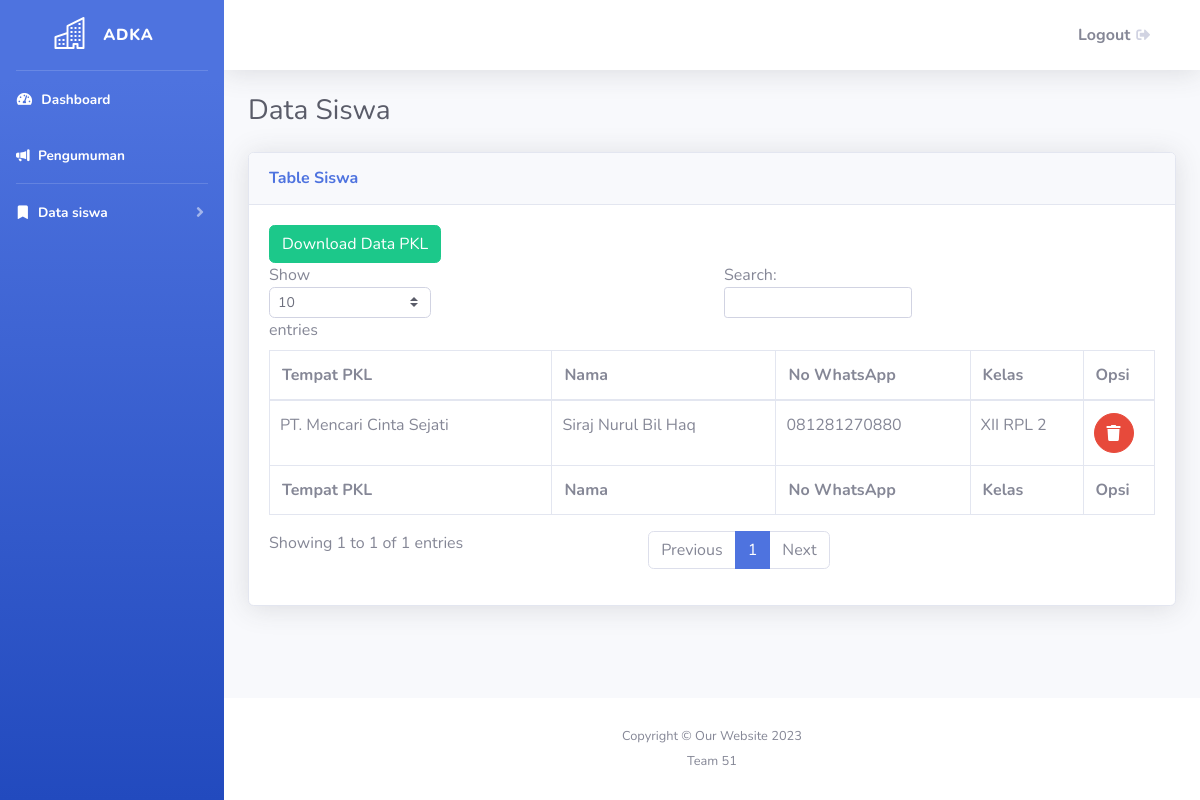
Page /public/pkl/data (signed in) on the earlier database version.
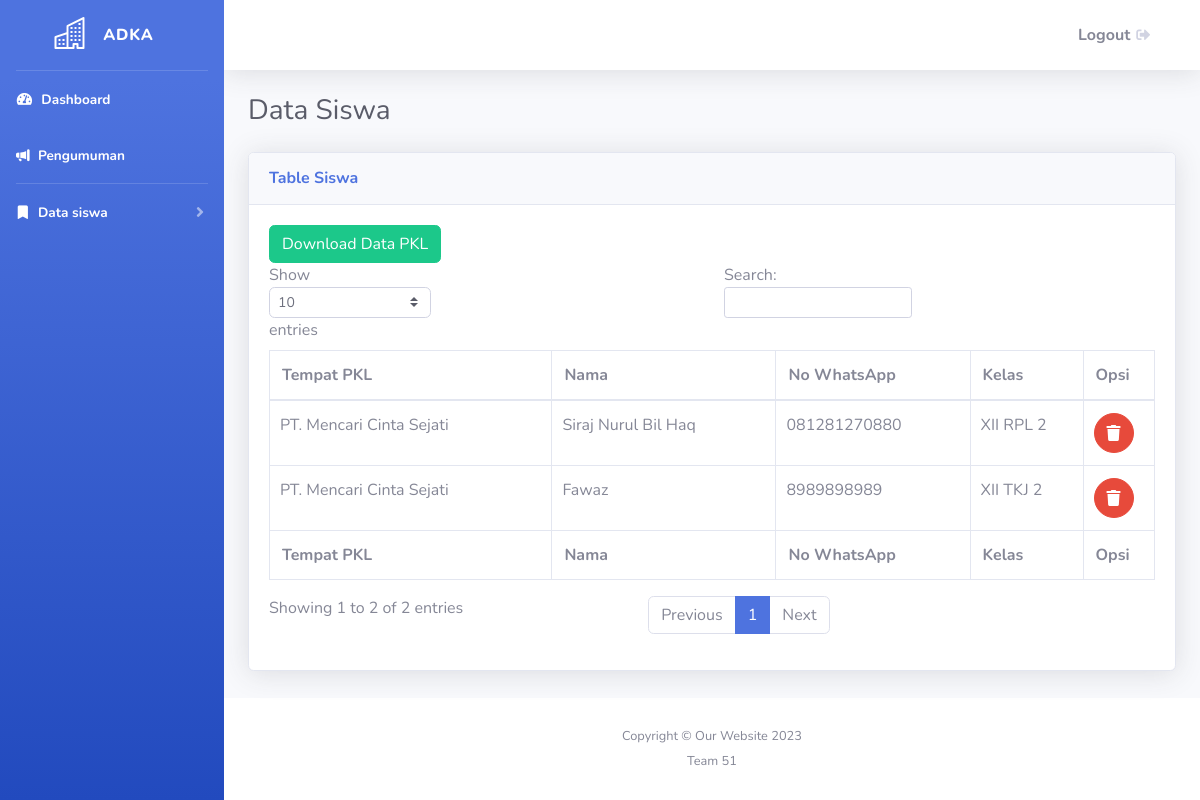
Same page on the later database version.
### tables this page shows
CREATE TABLE `tbl_pkl_daftar` (
  `id_daftar` int(11) NOT NULL,
  `id_info` int(11) NOT NULL,
  `id_siswa` int(11) NOT NULL
);

CREATE TABLE `tbl_sas_pkl` (
  `id_info` int(11) NOT NULL,
  `id_admin` int(11) NOT NULL,
  `title_info` varchar(50) NOT NULL,
  `deks_info` varchar(50) NOT NULL,
  `jml_pendaftar` int(11) NOT NULL,
  `created_by` int(11) NOT NULL,
  `created_at` timestamp NOT NULL DEFAULT current_timestamp()
);

CREATE TABLE `tbl_sas_siswa` (
  `id_siswa` int(11) NOT NULL,
  `name_siswa` varchar(50) NOT NULL,
  `nisn_siswa` varchar(10) NOT NULL,
  `address_siswa` varchar(255) NOT NULL,
  `noWA_siswa` varchar(255) NOT NULL,
  `id_jurusan` int(11) NOT NULL,
  `rombel_siswa` varchar(20) NOT NULL,
  `jurusan_siswa` varchar(50) NOT NULL,
  `foto_siswa` longblob NOT NULL,
  `status_siswa_active` tinyint(1) NOT NULL DEFAULT 1,
  `created_at` timestamp NOT NULL DEFAULT current_timestamp(),
  `updated_at` timestamp NOT NULL DEFAULT current_timestamp(),
  `created_by` int(11) DEFAULT NULL,
  `updated_by` int(11) DEFAULT NULL
);

### app/core/Controller.php (called while the page is built, shortened)
<?php
class Controller {
    public function view($view, $data = [])
    {
        require_once '../app/views/' . $view . '.php';
    }
    public function model($model)
    {
        return new $model;
    }
}

### app/controllers/Pkl.php (called while the page is built, shortened)
<?php
class Pkl extends Controller {
    public function data()
    {
        $data['judul'] = 'Pelatihan Kerja Lapangan';
        $data['pkl'] = $this->model('Pkl_model')->downloadPkl();
        $this->view('pkl/data', $data);
    }
}

### app/core/App.php (called while the page is built, shortened)
<?php
class App {
    protected $method = 'index';
    protected $params = [];
    public function __construct()
    {
        $url = $this->parseURL();
        if (!empty($url)) {
            if (file_exists('../app/controllers/' . $url[0] . '.php')) {
                unset($url[0]);
            }
        }
        $this->controller = new $this->controller;
        if( isset($url[1]) ) {
            if( method_exists($this->controller, $url[1]) ) {
                $this->method = $url[1];
            }
        }
        call_user_func_array([$this->controller, $this->method], $this->params);
    }
    public function parseURL()
    {
        if( isset($_GET['url']) ) {
            $url = rtrim($_GET['url'], '/');
            $url = filter_var($url, FILTER_SANITIZE_URL);
            $url = explode('/', $url);
            return $url;
        }
    }
}

### public/index.php (called while the page is built, shortened)
<?php
$app = new App();
?>

### app/core/Database.php (called while the page is built, shortened)
<?php
class Database {
    private $host = DB_HOST;
    private $user = DB_USER;
    private $pass = DB_PASS;
    private $db_name = DB_NAME;
    private $dbh;
    private $stmt;
    public function __construct()
    {
        $dsn = 'mysql:host=' . $this->host . ';dbname=' . $this->db_name;
        $option = [
            PDO::ATTR_PERSISTENT => true,
            PDO::ATTR_ERRMODE => PDO::ERRMODE_EXCEPTION
        ];
        try {
            $this->dbh = new PDO($dsn, $this->user, $this->pass, $option);
        } catch(PDOException $e) {
            die($e->getMessage());
        }
    }
    public function query($query)
    {
        $this->stmt = $this->dbh->prepare($query);
    }
    public function execute()
    {
        $this->stmt->execute();
    }
    public function resultSet()
    {
        $this->execute();
        return $this->stmt->fetchAll(PDO::FETCH_ASSOC);
    }
}

### app/models/Pkl_model.php (called while the page is built, shortened)
<?php
class pkl_model {
    private $db;
    public function __construct()
    {
        $this->db = new Database;
    }
    public function downloadPkl()
    {
        $this->db->query('SELECT
        pkl_daftar.id_daftar,
        pkl_daftar.id_info,
        pkl_daftar.id_siswa,
        pkl.title_info,
        siswa.name_siswa,
        siswa.rombel_siswa,
        siswa.noWA_siswa
        FROM
            tbl_pkl_daftar AS pkl_daftar
        JOIN
            tbl_sas_pkl AS pkl ON pkl_daftar.id_info = pkl.id_info
        JOIN
            tbl_sas_siswa AS siswa ON pkl_daftar.id_siswa = siswa.id_siswa;
        ');
        return $this->db->resultSet();
    }
}
?>

### app/views/pkl/data.php (the view, shortened to what this page needs)
<!DOCTYPE html>
<html lang="en">
<head>
    <link href="../vendor/fontawesome-free/css/all.min.css" rel="stylesheet" type="text/css">
    <link href="../css/sb-admin-2.min.css" rel="stylesheet">
    <link rel="stylesheet" href="https://cdn.jsdelivr.net/npm/bootstrap-icons@1.11.1/font/bootstrap-icons.css">
</head>
<body id="page-top">
    <div id="wrapper">
        <ul class="navbar-nav bg-gradient-primary sidebar sidebar-dark accordion" id="accordionSidebar">
            <a class="sidebar-brand d-flex align-items-center justify-content-center" href="#">
                <div class="sidebar-brand-icon">
                    <i class="bi bi-buildings"></i>
                </div>
                <div class="sidebar-brand-text mx-3">Adka</div>
            </a>
            <hr class="sidebar-divider my-0">
            <li class="nav-item active">
                <a class="nav-link" href="../home">
                    <i class="fas fa-fw fa-tachometer-alt"></i>
                    <span>Dashboard</span></a>
            </li>
            <li class="nav-item active">
                <a class="nav-link" href="../announcements">
                    <i class="bi bi-megaphone-fill"></i>
                    <span>Pengumuman</span></a>
            </li>
            <hr class="sidebar-divider my-0">
            <?php
            if (isset($_SESSION['email'])) {
                echo '<li class="nav-item active">';
                echo '    <a class="nav-link collapsed" href="#" data-toggle="collapse" data-target="#collapseTwo"';
                echo '        aria-expanded="true" aria-controls="collapseTwo">';
                echo '        <i class="bi bi-bookmark-fill"></i>';
                echo '        <span>Data siswa</span>';
                echo '    </a>';
                echo '</li>';
            }
            ?>
        </ul>
        <div id="content-wrapper" class="d-flex flex-column">
            <div id="content">
                <nav class="navbar navbar-expand navbar-light bg-white topbar mb-4 static-top shadow">
                    <ul class="navbar-nav ml-auto">
                        <li class="nav-item dropdown no-arrow">
                            <a class="dropdown-item" href="#" data-toggle="modal" data-target="#logoutModal" href="logout.php">
                                <span class="text-secondary font-weight-bold">Logout</span>
                                <i class="fas fa-sign-out-alt fa-sm fa-fw mr-2 text-gray-400"></i>
                            </a>
                        </li>
                    </ul>
                </nav>
                <div class="container-fluid">
                    <div class="d-sm-flex align-items-center justify-content-between mb-4">
                        <h1 class="h3 mb-0 text-gray-800">Data Siswa</h1>
                    </div>
                    <div class="card shadow mb-4">
                        <div class="card-header py-3">
                            <h6 class="m-0 font-weight-bold text-primary">Table Siswa</h6>
                        </div>
                        <div class="card-body">
                            <div class="table-responsive">
                                <table class="table table-bordered" id="dataTable" width="100%" cellspacing="0">
                                <?php if (isset($firstPkl['id_info'])) : ?>
                                    <button type="button" onclick="downloadData()" class="btn btn-success" id="downloadButton">
                                        Download Data PKL
                                    </button>
                                <?php endif; ?>
                                    <thead>
                                        <tr>
                                            <th>Tempat PKL</th>
                                            <th>Nama</th>
                                            <th>No WhatsApp</th>
                                            <th>Kelas</th>
                                            <th>Opsi</th>
                                        </tr>
                                    </thead>
                                    <tfoot>
                                        <tr>
                                            <th>Tempat PKL</th>
                                            <th>Nama</th>
                                            <th>No WhatsApp</th>
                                            <th>Kelas</th>
                                            <th>Opsi</th>
                                        </tr>
                                    </tfoot>
                                    <tbody>
                                    <?php
                                    foreach ($data['pkl'] as $pklData) {
                                        echo "<tr>";
                                        echo "<td style='padding-right:10px;padding-left:10px;'>" . $pklData["title_info"] . "</td>";
                                        echo "<td style='padding-right:10px;padding-left:10px;'>" . $pklData["name_siswa"] . "</td>";
                                        echo "<td style='padding-right:10px;padding-left:10px;'>" . $pklData["noWA_siswa"] . "</td>";
                                        echo "<td style='padding-right:10px;padding-left:10px;'>" . $pklData["rombel_siswa"] . "</td>";
                                        echo "<td style='padding-right:10px;padding-left:10px;'>
                                            <button class='btn btn-danger btn-circle' onclick='hapusSiswa(" . $pklData['id_daftar'] . ")'>
                                                <i class='fas fa-trash'></i>
                                            </button>
                                        </td>";
                                        echo "</tr>";
                                    }
                                    ?>
                                    </tbody>
                                </table>
                            </div>
                        </div>
                    </div>
                </div>
            </div>
            <footer class="sticky-footer bg-white">
                <div class="container my-auto">
                    <div class="copyright text-center my-auto">
                        <span>Copyright &copy; Our Website <?= date("Y") ?></span><br><br>
                        <span>Team 51</span>
                    </div>
                </div>
            </footer>
        </div>
    </div>
</body>
</html>

Differences in the rows shown:
added tbl_pkl_daftar: id_info.title_info "PT. Mencari Cinta Sejati", id_siswa.name_siswa "Fawaz", id_siswa.noWA_siswa "8989898989", id_siswa.rombel_siswa "XII TKJ 2"
Other differences:
text written by a page script: "Show entries Search: Showing 1 to 1 of 1 entries Previous 1 Next" → "Show entries Search: Showing 1 to 2 of 2 entries Previous 1 Next"
